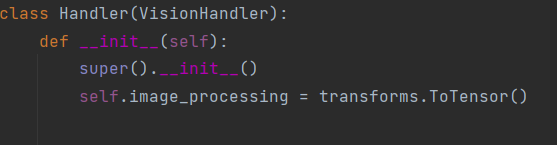
#> input picture OCR/in.png, 557 x 145 px, given in place of ezgif.com-gif-maker.gif, which was not available
$ python main.py
#> lines starting #> are read from the running program, lines starting #| are printed output that depends on the picture; after the words box and inside, x2 and y2 are one past the last pixel; in counts of white or black regions, pixels touching at a corner belong together; long printed decimals are rounded; pictures that were not available may be replaced by others from this repository, and a replacement may not be noted
import cv2 as cv
import numpy as np
import pandas as pd
import matplotlib.pyplot as plt

# media types and frame retrieval
# - read from gif
# - show image formats reading and writing
# - show difference between formats

_, im = cv.VideoCapture("ezgif.com-gif-maker.gif").read()
#> im is the input picture: shape (145, 557, 3); mean B, G, R 47.9, 46.8, 47.5

types = ['tiff', 'jpeg', 'png', 'jp2']
for t in types:
    cv.imwrite(f'im.{t}',im)

imgs = []
for t in types:
    imgs.append(cv.imread(f'im.{t}').astype(np.int32))

res = np.zeros((len(imgs),len(imgs)))
#> res = [[0, 0, 0, 0], [0, 0, 0, 0], [0, 0, 0, 0], [0, 0, 0, 0]]
for i,ii in enumerate(imgs):
    for k, kk in enumerate(imgs):
        res[i,k] = np.sum(np.abs(kk-ii))/np.prod(ii.shape)
#> this loop made 4 passes
#> after the loop, res = [[0, 1.85, 0, 0], [1.85, 0, 1.85, 1.85], [0, 1.85, 0, 0], [0, 1.85, 0, 0]]

print('1.Lossless vs lossy compression')
printdf = pd.DataFrame(data=res, index=types, columns=types)
#> printdf = table of 4 rows and 4 columns
print(printdf,'\n\n')
#|           tiff      jpeg       png       jp2
#| tiff  0  1.846  0  0
#| jpeg  1.846  0  1.846  1.846
#| png   0  1.846  0  0
#| jp2   0  1.846  0  0


# classical image operations
image = cv.imread('Kkxty.png')
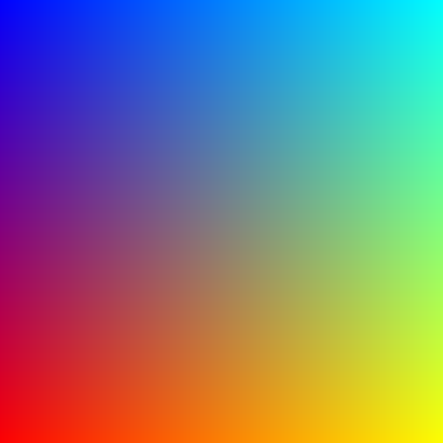
#> input picture Image Processing/Kkxty.png, 443 x 443 px
#> image is the input picture: shape (443, 443, 3); mean B, G, R 128.2, 126.8, 127

# - color space conversion
image_hsv = cv.cvtColor(image, cv.COLOR_BGR2HSV)
#> image_hsv: shape (443, 443, 3); mean H, S, V 82.3, 181.1, 201.1

# - mask out all "red" items
red_low = np.uint8([170,20,20])
crack_high = np.uint8([179,255, 255])
crack_low = np.uint8([0,20, 20])

red_high = np.uint8([10,255,255])
mask = cv.inRange(image_hsv, red_low, crack_high) | cv.inRange(image_hsv, crack_low, red_high)
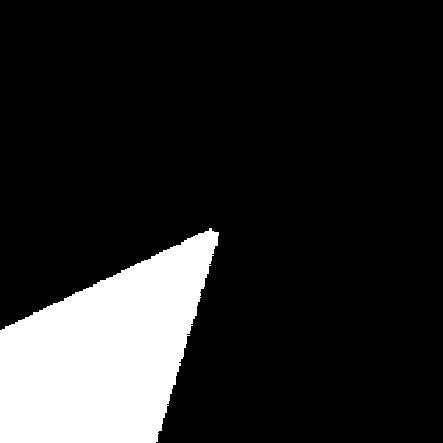
#> mask: shape (443, 443); 15.2% white; 1 white region, box (x1, y1, x2, y2) and area: (0, 228, 219, 443) 29824

masked = cv.bitwise_and(image_hsv,image_hsv, mask=mask)
#> masked: shape (443, 443, 3); mean H, S, V 11.2, 29.5, 30.8

f, axes = plt.subplots(1,1,figsize=(12,7))
axes.imshow(cv.cvtColor(masked, cv.COLOR_HSV2RGB))

# - image linear transformation showcase
image = cv.imread('im.jpeg')
#> image: shape (145, 557, 3)
rows,cols,ch = image.shape
#> rows = 145; cols = 557; ch = 3

pts1 = np.float32([[50,50],[200,50],[50,200], [200,200]])
pts2 = np.float32([[60,60],[200,70],[50,200], [220,120]])
M = cv.getAffineTransform(pts1[:-1],pts2[:-1])
#> M = [[0.933, -0.0667, 16.67], [0.0667, 0.933, 10]]
M1 = cv.getPerspectiveTransform(pts1,pts2)
#> M1 = [[3.86, -0.257, -92.27], [0.97, 0.729, 2.9], [0.0125, -0.00319, 1]]
dst = cv.warpAffine(image,M,(cols,rows))
dst1 = cv.warpPerspective(image,M1,(cols,rows))

f, axes = plt.subplots(1,2,figsize=(12,7))
f.suptitle('Affine and Perspective transform')
axes = axes.flatten()

axes[0].imshow(dst), axes[0].scatter(*pts2[:-1].T),axes[0].title.set_text('Affine')
axes[1].imshow(dst1),axes[1].scatter(*pts2.T), axes[1].title.set_text('Perspective')


# - image kernel operations. both blurring and gaussian thresholding use kernels
# though differently

image = cv.imread('im.jpeg')
blurred = cv.GaussianBlur(cv.cvtColor(image, cv.COLOR_BGR2GRAY), (5,5), 1)
_, blurred = cv.threshold(blurred,127,255,cv.THRESH_BINARY)
#> blurred: shape (145, 557); 0.06% white in thin lines or dots, all inside (x1, y1, x2, y2) = (61, 12, 462, 101)
# thresholding
thresholded = cv.adaptiveThreshold(cv.cvtColor(image, cv.COLOR_BGR2GRAY),255,cv.ADAPTIVE_THRESH_GAUSSIAN_C,cv.THRESH_BINARY,5,1)
#> thresholded: shape (145, 557); 85.1% white; black in thin lines or dots
f, axes = plt.subplots(2,2,figsize=(12,7))
axes = axes.flatten()
f.suptitle('Adaptive thresholding and binary thr. after blur is not the same!')

axes[0].imshow(image),\
axes[0].title.set_text('Input')
axes[1].imshow(blurred), axes[1].title.set_text('Output')
axes[2].imshow(thresholded), axes[2].title.set_text('Output')
axes[3].remove()


# - image morphology algs https://en.wikipedia.org/wiki/Erosion_(morphology)
# another use of kernels
image = cv.imread('im.jpeg')
kernel = cv.getStructuringElement(cv.MORPH_ELLIPSE, (7,7))
print('Morphological elliptic kernel:')
print(kernel)
#| [[0 0 0 1 0 0 0]
#|  [0 1 1 1 1 1 0]
#|  [1 1 1 1 1 1 1]
#|  [1 1 1 1 1 1 1]
#|  [1 1 1 1 1 1 1]
#|  [0 1 1 1 1 1 0]
#|  [0 0 0 1 0 0 0]]
eroded = cv.erode(image,kernel)
dilated = cv.dilate(image, kernel)
grad = cv.morphologyEx(image, cv.MORPH_GRADIENT,kernel)
f, axes = plt.subplots(2,2,figsize=(12,7))
axes = axes.flatten()
f.suptitle('Morphology')

axes[0].imshow(image),\
axes[0].title.set_text('Input')
axes[1].imshow(eroded), axes[1].title.set_text('Erosion')
axes[2].imshow(dilated), axes[2].title.set_text('Dilation')
axes[3].imshow(grad), axes[3].title.set_text('Kernel gradient')


# - image kernel derivatives https://towardsdatascience.com/image-derivative-8a07a4118550
# kernels everywhere
image = cv.imread('im.jpeg')
sobel1 = cv.Sobel(image,cv.CV_32F,1,1,ksize=5)
sobel2 = cv.Sobel(sobel1,cv.CV_32F,1,1,ksize=5).astype(np.int32)
sobel3 = cv.Sobel(image, cv.CV_32F,2,2,ksize=5).astype(np.int32)
laplace = cv.Laplacian(image,cv.CV_32F).astype(np.int32)

f, axes = plt.subplots(2,2,figsize=(12,7))
axes = axes.flatten()
f.suptitle('Image derivatives')

axes[0].imshow(image),\
axes[0].title.set_text('Input')
axes[1].imshow(sobel2), axes[1].title.set_text('sobel 2nd consecutive')
axes[2].imshow(sobel3), axes[2].title.set_text('Sobel 2x2')
axes[3].imshow(laplace), axes[3].title.set_text('Laplace')


# - canny

image = cv.imread('im.jpeg')
canny = cv.Canny(image,20,50)
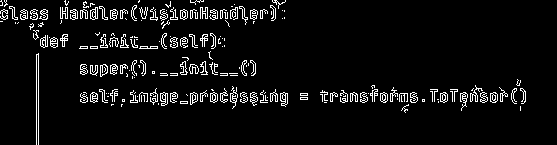
#> canny: shape (145, 557); 5.8% white in thin lines or dots
laplace = cv.Laplacian(image,cv.CV_32F)

f, axes = plt.subplots(2,2,figsize=(12,7))
axes = axes.flatten()
f.suptitle('Canny')

axes[0].imshow(image),\
axes[0].title.set_text('Input')
axes[1].imshow(canny.astype(np.int32)), axes[1].title.set_text('Canny')
axes[2].imshow(laplace.astype(np.int32)), axes[2].title.set_text('Laplace')
axes[3].remove()

# - contours retrieval

image = cv.imread('im.jpeg')
canny = cv.Canny(image,20,50)
contours, _ = cv.findContours(canny,cv.RETR_TREE,cv.CHAIN_APPROX_SIMPLE)
#> contours = 397 contours, 318 with area under 20; largest, box (x1, y1, x2, y2) and area: (280, 92, 288, 107) 72, (160, 92, 168, 106) 72, (90, 7, 98, 20) 69, (100, 64, 108, 77) 66, (190, 92, 198, 105) 66
filtered = []
for i, c in enumerate(contours):
    if cv.contourArea(c) > 100:
        filtered.append(c)
#> this loop made 397 passes
#> c on passes 1, 3, 4: [[520, 106], [520, 110]], [[121, 104], [121, 106], [121, 105], [122, 104]], [[111, 104], [111, 105], [112, 104], [113, 104]]
#> after the loop, filtered = []

f, axes = plt.subplots(1,2,figsize=(12,7))
axes = axes.flatten()
f.suptitle('Contours')

axes[0].imshow(canny.astype(np.int32)), axes[0].title.set_text('Canny')
axes[1].imshow(cv.drawContours(im,filtered,-1,(255,0,0),4)), axes[1].title.set_text('Filtered contours drawn')

# - histograms
image = cv.imread('im.jpeg')
f, axes = plt.subplots(1,1,figsize=(12,7))

for ch in range(3):
    x, y = np.histogram(image[...,ch].flatten(), 200)[::-1]
    axes.plot(x[:len(y)],y)

# - hough circles detection

image = cv.imread('pexels-photo-302743.jpeg')
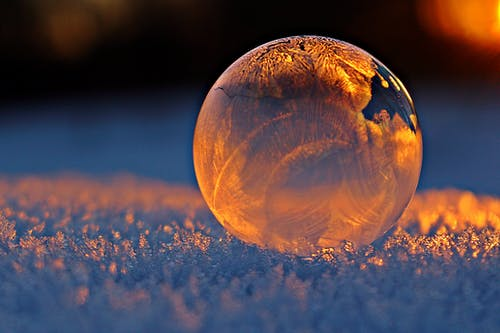
#> input picture Image Processing/pexels-photo-302743.jpeg, 500 x 333 px
#> image is the input picture: shape (333, 500, 3); mean B, G, R 71.9, 66.7, 84.6
img = cv.cvtColor(image, cv.COLOR_BGR2GRAY)
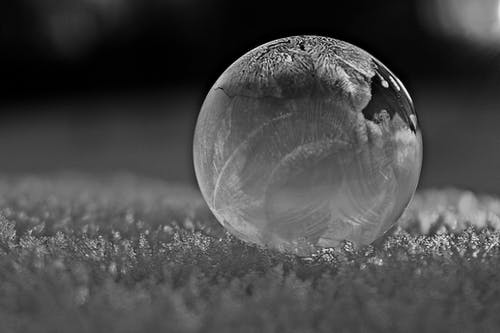
#> img: shape (333, 500); min 0, max 249, mean 72.6
circles = cv.HoughCircles(img,cv.HOUGH_GRADIENT,1,60,
                            param1=50,param2=70,minRadius=100,maxRadius=200)
#> circles = [[306.5, 149.5, 113.6]]
circles = np.uint16(np.around(circles))
#> circles = [[306, 150, 114]]
for i in circles[0,:]:
    # draw the outer circle
    cv.circle(image,(i[0],i[1]),i[2],(0,255,0),2)
    # draw the center of the circle
    cv.circle(image,(i[0],i[1]),2,(0,0,255),3)
#> this loop made 1 pass
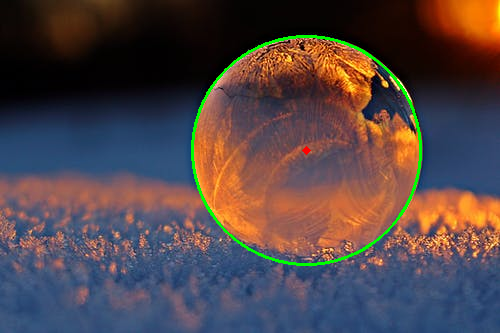
#> image: shape (333, 500, 3); 1.28% of pixels changed, all inside (x1, y1, x2, y2) = (191, 35, 422, 266)

f, axes = plt.subplots(1,1,figsize=(12,7))
axes.imshow(image)

# -

plt.show()
#> figure, not shown here; B, G, R data is drawn as R, G, B
#> figure, not shown here; B, G, R data is drawn as R, G, B
#> figure, not shown here; B, G, R data is drawn as R, G, B
#> figure, not shown here; B, G, R data is drawn as R, G, B
#> figure, not shown here; B, G, R data is drawn as R, G, B
#> figure, not shown here; B, G, R data is drawn as R, G, B
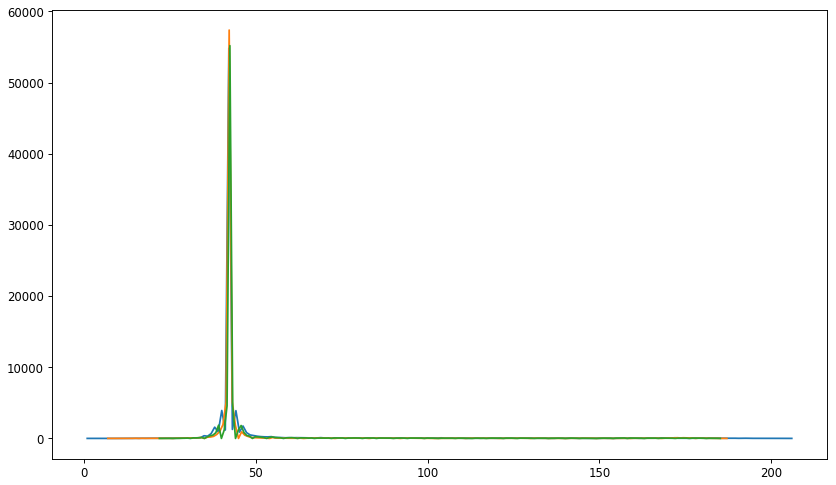
#> figure drawn by matplotlib, 1 panel; curve peaks at x = 42.2, y = 54814; curve peaks at x = 42.3, y = 57373; curve peaks at x = 42.5, y = 55180
